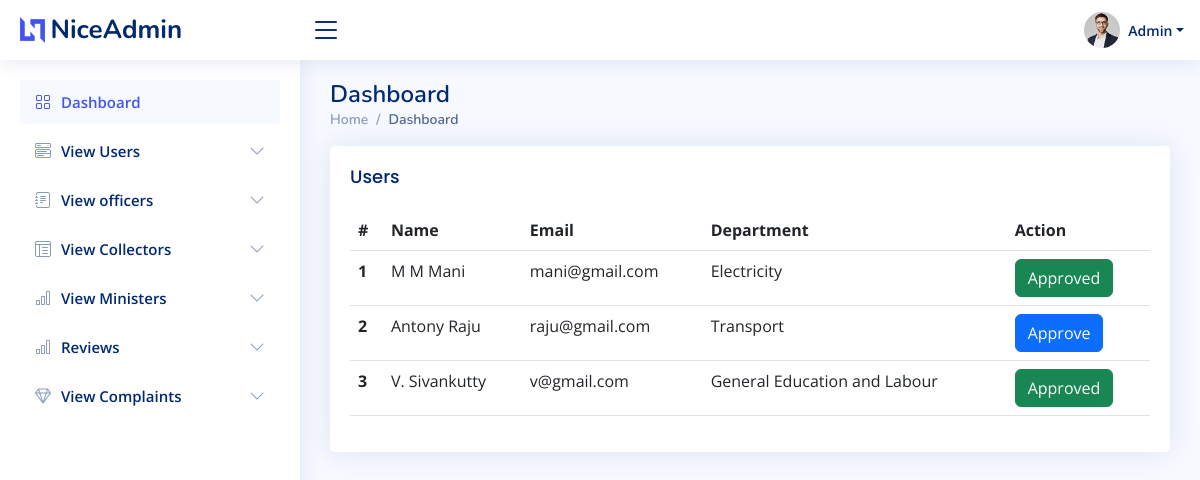
Page /ministers.php on the committed database.
### tables this page shows
CREATE TABLE `minister` (
  `min_id` int(11) NOT NULL,
  `login_id` int(11) NOT NULL,
  `dept` varchar(80) NOT NULL,
  `minister_name` varchar(30) NOT NULL,
  `email` varchar(30) NOT NULL,
  `min_status` varchar(50) NOT NULL DEFAULT '0'
);

CREATE TABLE `department` (
  `dept_id` int(11) NOT NULL,
  `dept_name` varchar(100) NOT NULL
);

### ministers.php (the view, shortened to what this page needs)
<?php
include 'api/connection.php';
$data = mysqli_query($con,"select * from minister join department on department.dept_name = minister.dept");
?>
<!DOCTYPE html>
<html lang="en">
<head>
  <link href="assets/vendor/bootstrap/css/bootstrap.min.css" rel="stylesheet">
  <link href="assets/vendor/bootstrap-icons/bootstrap-icons.css" rel="stylesheet">
  <link href="assets/vendor/boxicons/css/boxicons.min.css" rel="stylesheet">
  <link href="assets/vendor/quill/quill.snow.css" rel="stylesheet">
  <link href="assets/vendor/quill/quill.bubble.css" rel="stylesheet">
  <link href="assets/vendor/remixicon/remixicon.css" rel="stylesheet">
  <link href="assets/vendor/simple-datatables/style.css" rel="stylesheet">
  <link href="assets/css/style.css" rel="stylesheet">
</head>
<body>
 <?php include 'header.php'; ?>
 <?php include 'sidebar.php'; ?>
  <main id="main" class="main">
    <div class="pagetitle">
      <h1>Dashboard</h1>
      <nav>
        <ol class="breadcrumb">
          <li class="breadcrumb-item"><a href="index.html">Home</a></li>
          <li class="breadcrumb-item active">Dashboard</li>
        </ol>
      </nav>
    </div>
    <section class="section dashboard">
      <section class="section">
      <div class="row">
        <div class="col-lg-12">
          <div class="card">
            <div class="card-body">
              <h5 class="card-title">Users</h5>
              <table class="table datatable">
                <thead>
                  <tr>
                    <th scope="col">#</th>
                    <th scope="col">Name</th>
                    <th scope="col">Email</th>
                    <th scope="col">Department</th>
                    <th scope="col">Action</th>
                  </tr>
                </thead>
                <tbody>
                  <?php
                  $count=0;
                    while($row=mysqli_fetch_assoc($data)){
                      $count++;
                  ?>
                  <tr>
                    <th scope="row"><?php echo $count; ?></th>
                    <td><?php echo $row['minister_name'] ?></td>
                    <td><?php echo $row['email'] ?></td>
                    <td><?php echo $row['dept_name'] ?></td>
                    <?php
                    if($row['min_status']=='1'){
                      ?>
                      <td><a href="" class="btn btn-success">Approved</a></td>
                      <?php
                    }
                    ?>
                    <?php
                    if($row['min_status']=='0'){
                      ?>
                    <td><a href="min_status.php?id=<?php echo $row['min_id']; ?>" class="btn btn-primary">Approve</a></td>
                      <?php
                    }
                    ?>
                  </tr>
                 <?php
                  }
                  ?>
                </tbody>
              </table>
            </div>
          </div>
        </div>
    </section>
    </section>
  </main>
</body>
</html>

### assets/css/style.css (style rules this page uses)
:root { scroll-behavior: smooth; }
body { font-family: "Open Sans", sans-serif; background: #f6f9ff; color: #444444; }
a { color: #4154f1; text-decoration: none; }
h1, h2, h3, h4, h5, h6 { font-family: "Nunito", sans-serif; }
#main { margin-top: 60px; padding: 20px 30px; transition: all 0.3s; }
.pagetitle { margin-bottom: 10px; }
.pagetitle h1 { font-size: 24px; margin-bottom: 0; font-weight: 600; color: #012970; }
.card { margin-bottom: 30px; border: none; border-radius: 5px; box-shadow: 0px 0 30px rgba(1, 41, 112, 0.1); }
.card-title { padding: 20px 0 15px 0; font-size: 18px; font-weight: 500; color: #012970; font-family: "Poppins", sans-serif; }
.card-body { padding: 0 20px 20px 20px; }
.breadcrumb { font-size: 14px; font-family: "Nunito", sans-serif; color: #899bbd; font-weight: 600; }
.breadcrumb a { color: #899bbd; transition: 0.3s; }
.breadcrumb .breadcrumb-item::before { color: #899bbd; }
.breadcrumb .active { color: #51678f; font-weight: 600; }
@media (min-width: 1200px) { #main, #footer { margin-left: 300px; } }

### rows in the picture
minister: minister_name "M M Mani", email "mani@gmail.com", department.dept_name "Electricity", min_status "Approved"
minister: minister_name "Antony Raju", email "raju@gmail.com", department.dept_name "Transport"
minister: minister_name "V. Sivankutty", email "v@gmail.com", department.dept_name "General Education and Labour", min_status "Approved"
